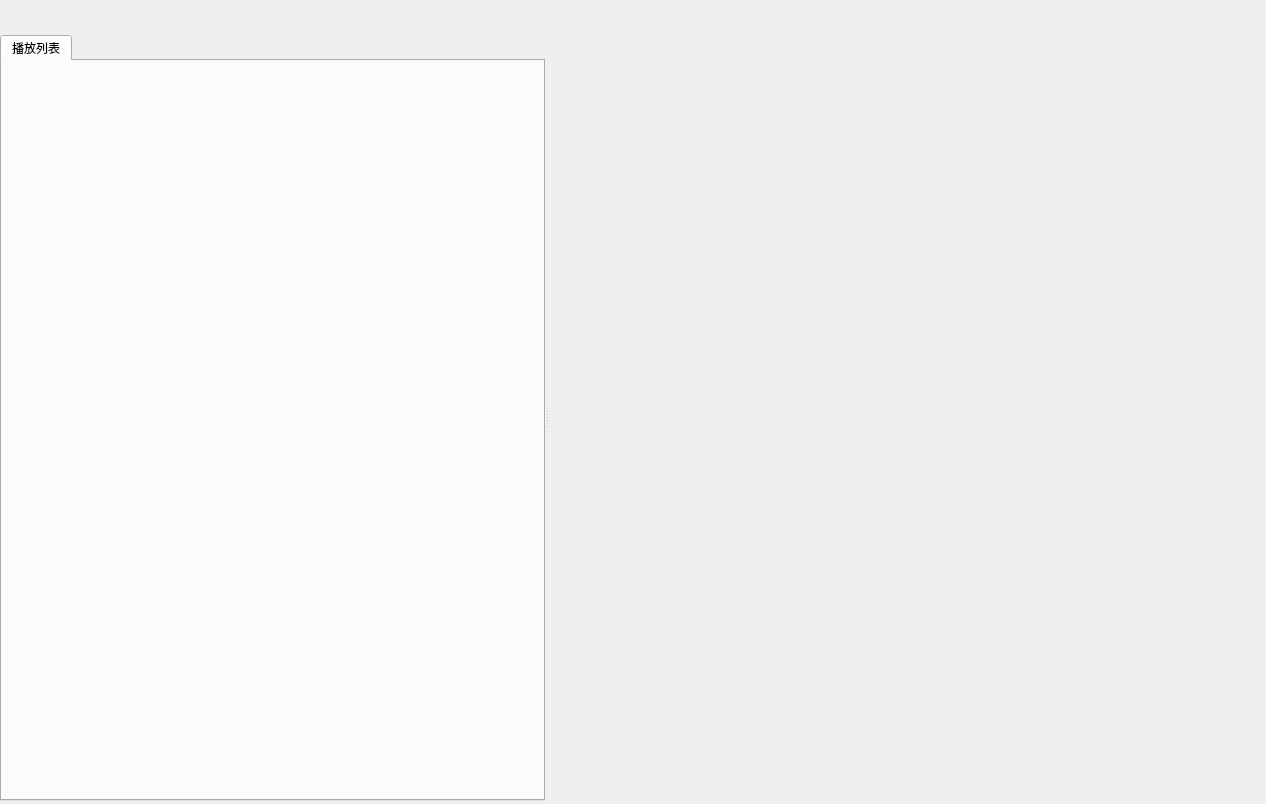
<?xml version="1.0" encoding="UTF-8"?>
<ui version="4.0">
 <class>TagMediaPlayer</class>
 <widget class="QWidget" name="TagMediaPlayer">
  <property name="geometry">
   <rect>
    <x>0</x>
    <y>0</y>
    <width>1266</width>
    <height>804</height>
   </rect>
  </property>
  <property name="windowTitle">
   <string>TagMediaPlayer</string>
  </property>
  <layout class="QVBoxLayout" name="verticalLayout" stretch="0,10">
   <property name="spacing">
    <number>1</number>
   </property>
   <property name="leftMargin">
    <number>0</number>
   </property>
   <property name="topMargin">
    <number>0</number>
   </property>
   <property name="rightMargin">
    <number>0</number>
   </property>
   <property name="bottomMargin">
    <number>3</number>
   </property>
   <item>
    <widget class="TitleBar" name="titlebar" native="true">
     <property name="minimumSize">
      <size>
       <width>0</width>
       <height>34</height>
      </size>
     </property>
    </widget>
   </item>
   <item>
    <widget class="QSplitter" name="splitter">
     <property name="orientation">
      <enum>Qt::Horizontal</enum>
     </property>
     <widget class="QTabWidget" name="playerTabWidget">
      <widget class="QWidget" name="tab">
       <attribute name="title">
        <string>播放列表</string>
       </attribute>
      </widget>
     </widget>
     <widget class="PlayerWidget" name="playerWidget" native="true"/>
    </widget>
   </item>
  </layout>
 </widget>
 <customwidgets>
  <customwidget>
   <class>PlayerWidget</class>
   <extends>QWidget</extends>
   <header>PlayerWidget.h</header>
   <container>1</container>
  </customwidget>
  <customwidget>
   <class>TitleBar</class>
   <extends>QWidget</extends>
   <header>TitleBar.h</header>
   <container>1</container>
  </customwidget>
 </customwidgets>
 <resources/>
 <connections/>
</ui>
